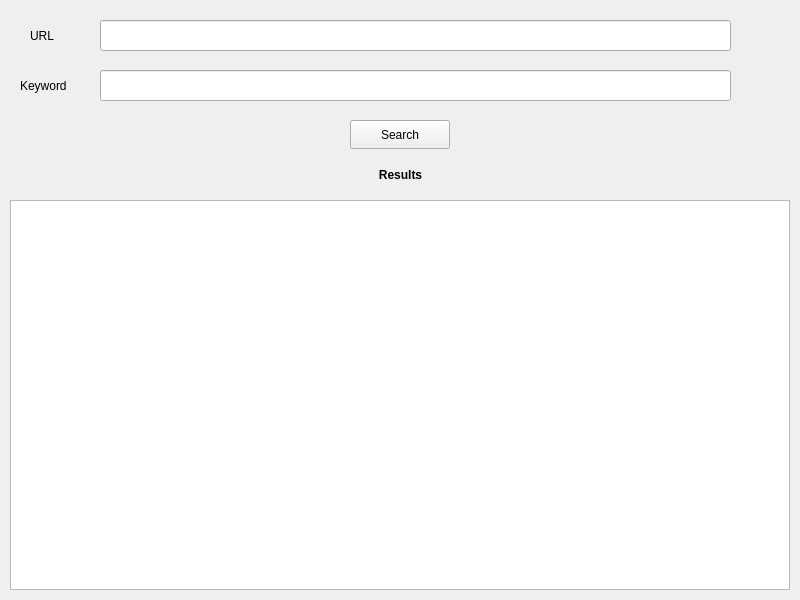
<?xml version="1.0" encoding="UTF-8"?>
<ui version="4.0">
 <class>MainWindow</class>
 <widget class="QMainWindow" name="MainWindow">
  <property name="geometry">
   <rect>
    <x>0</x>
    <y>0</y>
    <width>800</width>
    <height>600</height>
   </rect>
  </property>
  <property name="maximumSize">
   <size>
    <width>800</width>
    <height>600</height>
   </size>
  </property>
  <property name="windowTitle">
   <string>MainWindow</string>
  </property>
  <property name="styleSheet">
   <string notr="true"/>
  </property>
  <widget class="QWidget" name="centralwidget">
   <widget class="QLineEdit" name="urlLineEdit">
    <property name="geometry">
     <rect>
      <x>100</x>
      <y>20</y>
      <width>631</width>
      <height>31</height>
     </rect>
    </property>
    <property name="maximumSize">
     <size>
      <width>631</width>
      <height>31</height>
     </size>
    </property>
   </widget>
   <widget class="QLineEdit" name="keywordLineEdit">
    <property name="geometry">
     <rect>
      <x>100</x>
      <y>70</y>
      <width>631</width>
      <height>31</height>
     </rect>
    </property>
    <property name="maximumSize">
     <size>
      <width>631</width>
      <height>31</height>
     </size>
    </property>
   </widget>
   <widget class="QLabel" name="urlLabel">
    <property name="geometry">
     <rect>
      <x>30</x>
      <y>20</y>
      <width>61</width>
      <height>31</height>
     </rect>
    </property>
    <property name="maximumSize">
     <size>
      <width>61</width>
      <height>31</height>
     </size>
    </property>
    <property name="text">
     <string>URL</string>
    </property>
   </widget>
   <widget class="QLabel" name="keywordLabel">
    <property name="geometry">
     <rect>
      <x>20</x>
      <y>70</y>
      <width>71</width>
      <height>31</height>
     </rect>
    </property>
    <property name="maximumSize">
     <size>
      <width>71</width>
      <height>31</height>
     </size>
    </property>
    <property name="text">
     <string>Keyword</string>
    </property>
   </widget>
   <widget class="QPushButton" name="searchButton">
    <property name="geometry">
     <rect>
      <x>350</x>
      <y>120</y>
      <width>100</width>
      <height>29</height>
     </rect>
    </property>
    <property name="maximumSize">
     <size>
      <width>100</width>
      <height>29</height>
     </size>
    </property>
    <property name="text">
     <string>Search</string>
    </property>
   </widget>
   <widget class="QTextEdit" name="resultsTextEdit">
    <property name="geometry">
     <rect>
      <x>10</x>
      <y>200</y>
      <width>780</width>
      <height>390</height>
     </rect>
    </property>
    <property name="minimumSize">
     <size>
      <width>256</width>
      <height>192</height>
     </size>
    </property>
    <property name="maximumSize">
     <size>
      <width>780</width>
      <height>390</height>
     </size>
    </property>
   </widget>
   <widget class="QLabel" name="label">
    <property name="geometry">
     <rect>
      <x>290</x>
      <y>160</y>
      <width>221</width>
      <height>31</height>
     </rect>
    </property>
    <property name="text">
     <string>&lt;html&gt;&lt;head/&gt;&lt;body&gt;&lt;p align=&quot;center&quot;&gt;&lt;span style=&quot; font-weight:700;&quot;&gt;Results&lt;/span&gt;&lt;/p&gt;&lt;/body&gt;&lt;/html&gt;</string>
    </property>
   </widget>
  </widget>
 </widget>
 <resources/>
 <connections/>
</ui>
